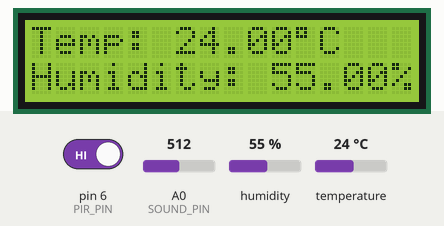
The sketch below on a simulated Arduino Uno, built with avr-gcc and run on an emulated ATmega328P. On the bench: 16×2 character LCD. The inputs (shaded band) are chosen by the test bench; at power-on: humidity 55 %, temperature 24 °C, pin 6 (PIR_PIN) HIGH, A0 (SOUND_PIN) = 512. What the sketch prints to the serial monitor is not drawn.

Above: at 1.2 s.
1.3 s: humidity set to 22 %
At 3.4 s:
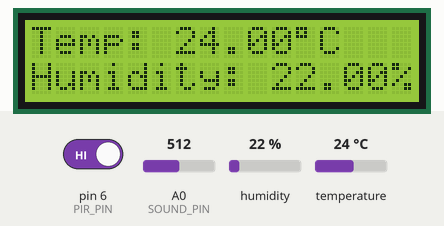
4.0 s: temperature set to 12 °C
At 4.8 s:
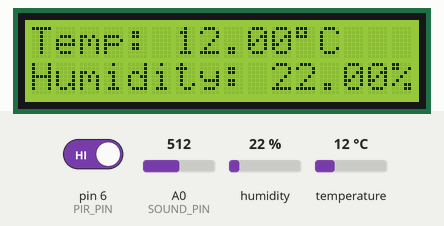
6.7 s: humidity set to 40 %
At 8.7 s:
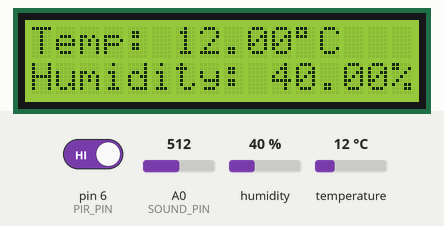
9.7 s: temperature set to 19 °C
At 11.3 s:
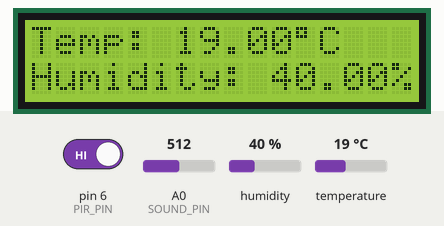
Timing chart, 0 to 12.8 s (numbered marks = the images above; inputs shaded):
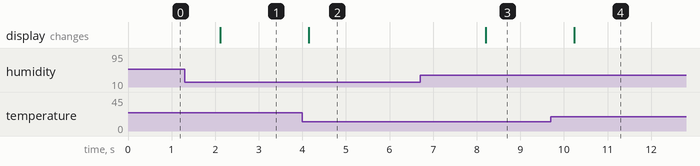

Measured:
- after the input at 1.3 s, the display: changes after 0.82 s (image 1)
- after the input at 4.0 s, the display: changes after 0.15 s (image 2)
- after the input at 6.7 s, the display: changes after 1.5 s (image 3)
- after the input at 9.7 s, the display: changes after 0.53 s (image 4)

The sketch:

tecbee.ino
```cpp
#include <DHT.h>
#include <LiquidCrystal.h>

#define DHTPIN 2
#define DHTTYPE DHT11

DHT dht(DHTPIN, DHTTYPE);

LiquidCrystal lcd(12, 11, 5, 4, 3, 2);

#define PIR_PIN 6
#define SOUND_PIN A0

void setup() {
  Serial.begin(9600);
  dht.begin();
  lcd.begin(16, 2);
  pinMode(PIR_PIN, INPUT);
  pinMode(SOUND_PIN, INPUT);
}

void loop() {
  float h = dht.readHumidity();
  float t = dht.readTemperature();

  lcd.setCursor(0, 0);
  lcd.print("Temp: ");
  lcd.print(t);
  lcd.print((char)223);
  lcd.print("C");

  lcd.setCursor(0, 1);
  lcd.print("Humidity: ");
  lcd.print(h);
  lcd.print("%");

  int presence = digitalRead(PIR_PIN);
  int sound = analogRead(SOUND_PIN);

  Serial.print("Presence: ");
  Serial.println(presence);
  Serial.print("Sound: ");
  Serial.println(sound);

  delay(2000);
}
```
